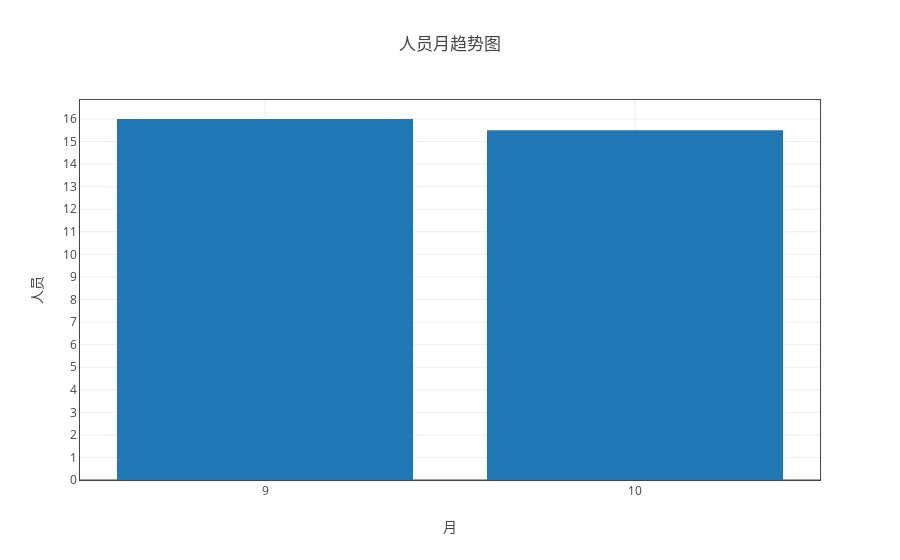

The notebook cell this image was saved under:
### Code cell
ss = myModule.format(all_df1 ,"month" ,['人员'] )
ss.get_average_by('日期（格式“月-周次”）')
tt = myModule.myPlot(ss.groupby("count") )# ,"日期（格式“月-周次”）" ,['人员'])
tt.plot('bar',tag='月')

### Figure 1 — Plotly figure (JSON) as saved in the notebook; plotly's stock layout.template omitted (floating-point values rounded to 4 significant figures)
{"data": [{"name": "人员", "type": "bar", "uid": "2153f525-e1a0-11e8-8ddb-a41f72875c19", "x": [9, 10], "y": [16, 15.5]}], "layout": {"title": "人员月趋势图", "xaxis": {"mirror": "all", "nticks": 20, "showgrid": true, "showline": true, "title": "月", "type": "category", "zeroline": true}, "yaxis": {"mirror": "all", "nticks": 20, "showgrid": true, "showline": true, "title": "人员", "zeroline": true}}}
